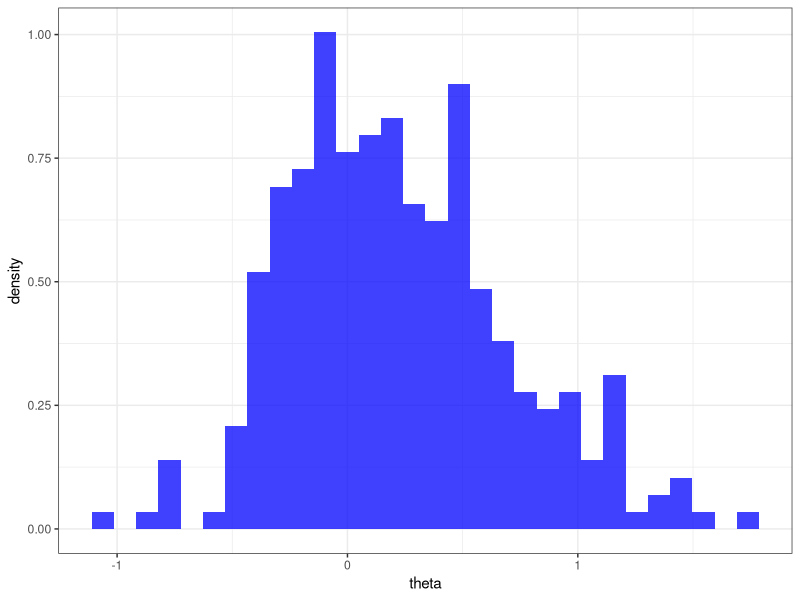

The R source for this figure:
library(tidyverse)
set.seed(1234)
theta0 = 2.0
x = rnorm(1) + theta0
M = 1e3

# MH with a proposal dist Q = N(x,1)
prop = rnorm(M) + x 
u = runif(M)
theta_vec = numeric(M)
theta = rnorm(1)
theta_vec[1] = theta 
for(i in 2:M){
    if(u[i] <= (1+theta^2)/(1+prop[i]^2)){
        theta = prop[i]
    }
    theta_vec[i] = theta
}

data.fr = data.frame(x = 1:M, theta = theta_vec)

index = (1:M)[diff(theta_vec)==0]
data.fr = data.frame(x = index, theta = theta_vec[index])

p  = ggplot(data.fr, mapping = aes(x = x, y = theta))+geom_line(col = 'blue') + geom_point(aes(x = x, y = theta), data = data.fr, 
col = 'black', size = 2, alpha = 0.5) + theme_bw()
p = ggplot(data.fr, aes(x = theta))+geom_histogram(aes(y = ..density..), fill = 'blue', alpha = 0.75)+theme_bw()

